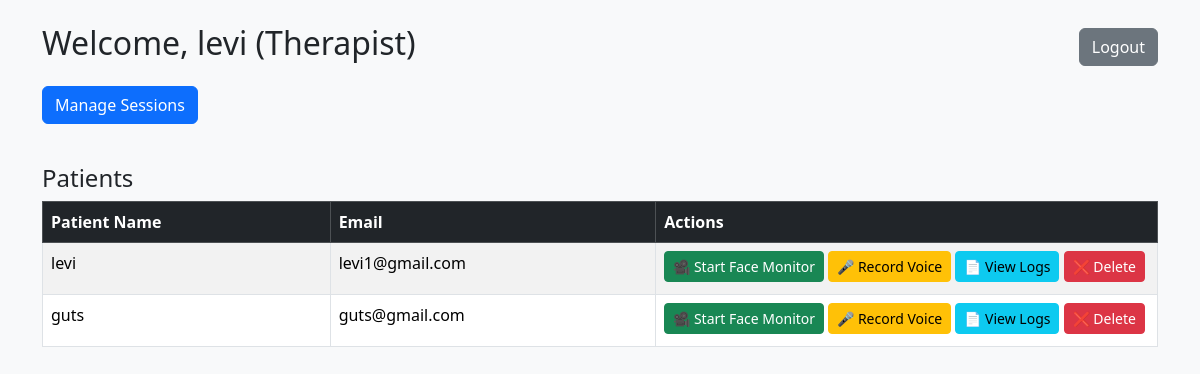
The app's page /therapist/dashboard (signed in) with its own data.
### tables this page shows
CREATE TABLE users (
        email TEXT PRIMARY KEY,
        name TEXT,
        password_hash TEXT,
        role TEXT CHECK(role IN ('therapist','patient'))
    );

### app.py (the view)
@app.route("/therapist/dashboard")
def therapist_dashboard():
    if "email" not in session or session["role"] != "therapist":
        flash("Access denied", "danger")
        return redirect(url_for("login"))
    conn = sqlite3.connect(DB_PATH)
    c = conn.cursor()
    c.execute("SELECT email,name FROM users WHERE role='patient'")
    patients = c.fetchall()
    conn.close()
    return render_template("therapist_dashboard.html", patients=patients)

### templates/therapist_dashboard.html (shortened to what this page needs)
<!DOCTYPE html>
<html lang="en">
<head>
    <link href="https://cdn.jsdelivr.net/npm/bootstrap@5.3.1/dist/css/bootstrap.min.css" rel="stylesheet">
</head>
<body class="bg-light">
<div class="container mt-4">
    <div class="d-flex justify-content-between align-items-center mb-3">
        <h2>Welcome, {{ session.name }} (Therapist)</h2>
        <a href="{{ url_for('logout') }}" class="btn btn-secondary">Logout</a>
    </div>
    <a href="{{ url_for('manage_sessions') }}" class="btn btn-primary mb-3">
        Manage Sessions
    </a>
    <h4 class="mt-4">Patients</h4>
    <table class="table table-striped table-bordered">
        <thead class="table-dark">
            <tr>
                <th>Patient Name</th>
                <th>Email</th>
                <th style="width: 45%">Actions</th>
            </tr>
        </thead>
        <tbody>
        {% for email, name in patients %}
            <tr>
                <td>{{ name }}</td>
                <td>{{ email }}</td>
                <td>
                    <a href="{{ url_for('start_session', patient_id=email) }}"
                       class="btn btn-success btn-sm mb-1">
                        🎥 Start Face Monitor
                    </a>
                    <a href="{{ url_for('voice_record_page', patient_id=email) }}"
                        class="btn btn-warning btn-sm mb-1">
                        🎤 Record Voice
                    </a>
                    <a href="{{ url_for('view_emotions', patient_id=email) }}"
                       class="btn btn-info btn-sm mb-1">
                        📄 View Logs
                    </a>
                    <a href="{{ url_for('delete_patient', email=email) }}"
                       class="btn btn-danger btn-sm mb-1"
                       onclick="return confirm('Are you sure you want to delete this patient?');">
                        ❌ Delete
                    </a>
                </td>
            </tr>
        {% endfor %}
        </tbody>
    </table>
</div>
</body>
</html>

### records on screen
users: name "levi", email "levi1@gmail.com"
users: name "guts", email "guts@gmail.com"
